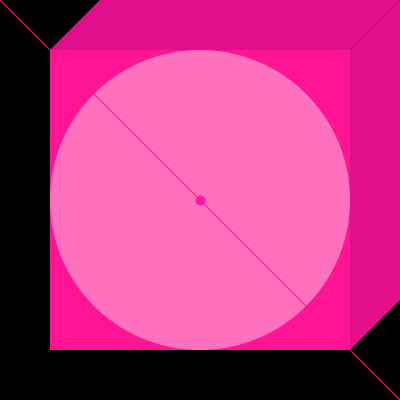
Frame 1 (no input)
Frame 60 (the mouse pressed at the canvas centre just before this capture): identical to frame 1, image omitted
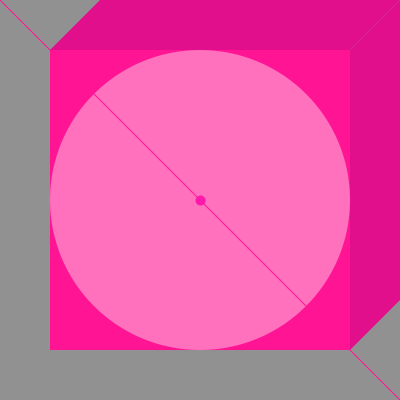
Frame 120 (the mouse held since frame 60 and released just before this capture)

The Processing sketch that drew these frames (run headless with seeded random() and noise(); from frame 60 on, the mouse is pressed at the canvas centre):

// Processing sketch: ex_02_primitives
// ── ex_02_primitives.pde
void setup() {
  size(400, 400); //ㅇㅏㅇㅏㅇㅏㅇㅏ
  frameRate(60);
}

void draw() {
  println(frameRate);
  background((mouseX+mouseY)%255); 
  
  rectMode(CORNER);
  noStroke();
  fill(255, 20, 147);
  rect(50, 50, 300, 300);
  //rect(x,y,w,h)

  fill(255, 100);
  ellipse(width/2, height/2, 300, 300);
  //ellipse(x,y,w,h)

  strokeWeight(1);
  stroke(255, 20, 147);
  line(0, 0, 400, 400);
  //line(x1,y1,x2,y2);

  noStroke();
  fill(225, 15, 140);
  beginShape(QUAD_STRIP);
  vertex(100, 0);
  vertex(50, 50);
  vertex(400, 0);
  vertex(350, 50); 
  vertex(400, 300);
  vertex(350, 350);
  endShape(CLOSE);

  strokeWeight(10);
  stroke(255, 25, 170);
  point(width/2, height/2);
}

void mousePressed() {
  println("mouseX : " + mouseX + " mouseY: " + mouseY);
  ellipseMode(CENTER);
  ellipse(width/2, height/2, width/2, height/2);
}

void keyPressed() {
  println("key value: " + key);
  rectMode(CENTER);
  rect(width/2, height/2, width/2, height/2); 
}
